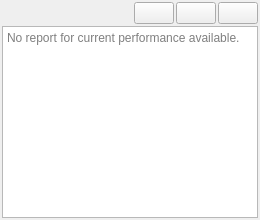
       <widget class="QWidget" name="tabCurrentPerformance">
        <attribute name="title">
         <string>Current Performance</string>
        </attribute>
        <attribute name="toolTip">
         <string>Collected aircraft performance for current flight</string>
        </attribute>
        <layout class="QVBoxLayout" name="verticalLayout_32">
         <property name="spacing">
          <number>2</number>
         </property>
         <property name="leftMargin">
          <number>2</number>
         </property>
         <property name="topMargin">
          <number>2</number>
         </property>
         <property name="rightMargin">
          <number>2</number>
         </property>
         <property name="bottomMargin">
          <number>2</number>
         </property>
         <item>
          <layout class="QHBoxLayout" name="horizontalLayout">
           <property name="spacing">
            <number>2</number>
           </property>
           <property name="topMargin">
            <number>0</number>
           </property>
           <item>
            <spacer name="horizontalSpacer_3">
             <property name="orientation">
              <enum>Qt::Horizontal</enum>
             </property>
             <property name="sizeHint" stdset="0">
              <size>
               <width>40</width>
               <height>20</height>
              </size>
             </property>
            </spacer>
           </item>
           <item>
            <widget class="QPushButton" name="pushButtonAircraftPerfCollectRestart">
             <property name="sizePolicy">
              <sizepolicy hsizetype="Fixed" vsizetype="Fixed">
               <horstretch>0</horstretch>
               <verstretch>0</verstretch>
              </sizepolicy>
             </property>
             <property name="toolTip">
              <string>Restart Aircraft Performance Collection</string>
             </property>
             <property name="statusTip">
              <string>Restart Aircraft Performance Collection</string>
             </property>
             <property name="text">
              <string/>
             </property>
             <property name="icon">
              <iconset resource="../../littlenavmap.qrc">
               <normaloff>:/littlenavmap/resources/icons/aircraftperfreset.svg</normaloff>:/littlenavmap/resources/icons/aircraftperfreset.svg</iconset>
             </property>
            </widget>
           </item>
           <item>
            <widget class="QPushButton" name="pushButtonAircraftPerfCollectMerge">
             <property name="sizePolicy">
              <sizepolicy hsizetype="Fixed" vsizetype="Fixed">
               <horstretch>0</horstretch>
               <verstretch>0</verstretch>
              </sizepolicy>
             </property>
             <property name="toolTip">
              <string>Merge the recorded performance into current</string>
             </property>
             <property name="statusTip">
              <string>Merge the recorded performance into current</string>
             </property>
             <property name="text">
              <string/>
             </property>
             <property name="icon">
              <iconset resource="../../littlenavmap.qrc">
               <normaloff>:/littlenavmap/resources/icons/aircraftperfmerge.svg</normaloff>:/littlenavmap/resources/icons/aircraftperfmerge.svg</iconset>
             </property>
            </widget>
           </item>
           <item>
            <widget class="QPushButton" name="pushButtonAircraftPerfCollectHelp">
             <property name="sizePolicy">
              <sizepolicy hsizetype="Fixed" vsizetype="Fixed">
               <horstretch>0</horstretch>
               <verstretch>0</verstretch>
              </sizepolicy>
             </property>
             <property name="toolTip">
              <string>Show help for aircraft performance</string>
             </property>
             <property name="statusTip">
              <string>Show help for aircraft performance</string>
             </property>
             <property name="text">
              <string/>
             </property>
             <property name="icon">
              <iconset resource="../../littlenavmap.qrc">
               <normaloff>:/littlenavmap/resources/icons/help.svg</normaloff>:/littlenavmap/resources/icons/help.svg</iconset>
             </property>
            </widget>
           </item>
          </layout>
         </item>
         <item>
          <widget class="QTextBrowser" name="textBrowserAircraftPerformanceCurrent">
           <property name="minimumSize">
            <size>
             <width>0</width>
             <height>20</height>
            </size>
           </property>
           <property name="placeholderText">
            <string>No report for current performance available.</string>
           </property>
           <property name="openLinks">
            <bool>false</bool>
           </property>
          </widget>
         </item>
        </layout>
       </widget>
